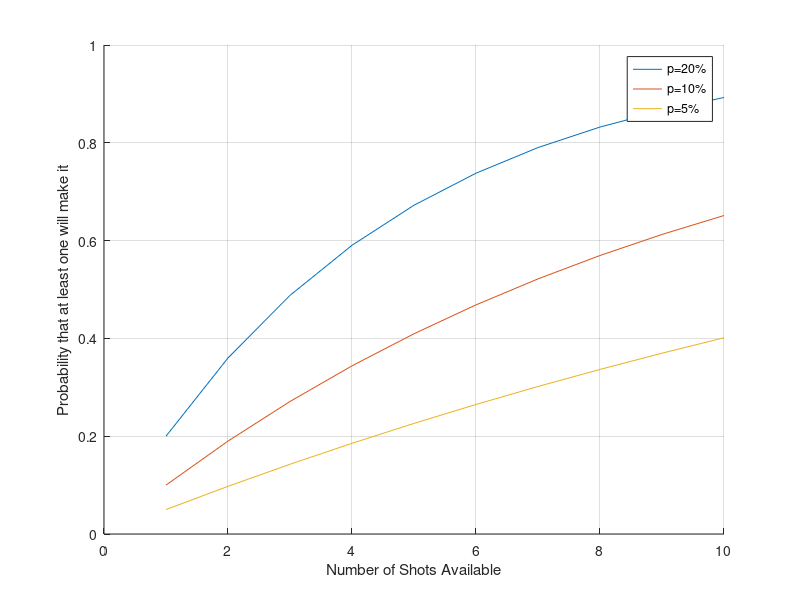

Recreate this plot in MATLAB.
    
%{
The 5% one: 
Starts at 100, increases by 15

The 10% one:
starts at 50?, increases by 10

The 20% one:
starts at 40, increases by 5
%}

%probability that number of shots required is less than N
Nmax = 10;
p1 = 0.2;
p2 = 0.1;
p3 = 0.05;
pN1 = zeros(1,Nmax);
pN2 = zeros(1,Nmax);
pN3 = zeros(1,Nmax);
for n=1:Nmax
   pN1(n) = 1 - (1-p1)^n; 
   pN2(n) = 1 - (1-p2)^n; 
   pN3(n) = 1 - (1-p3)^n; 
end
figure
hold on
plot(pN1)
plot(pN2)
plot(pN3)
grid on
hold off
legend('p=20%','p=10%','p=5%');
xlabel('Number of Shots Available');
ylabel('Probability that at least one will make it');


